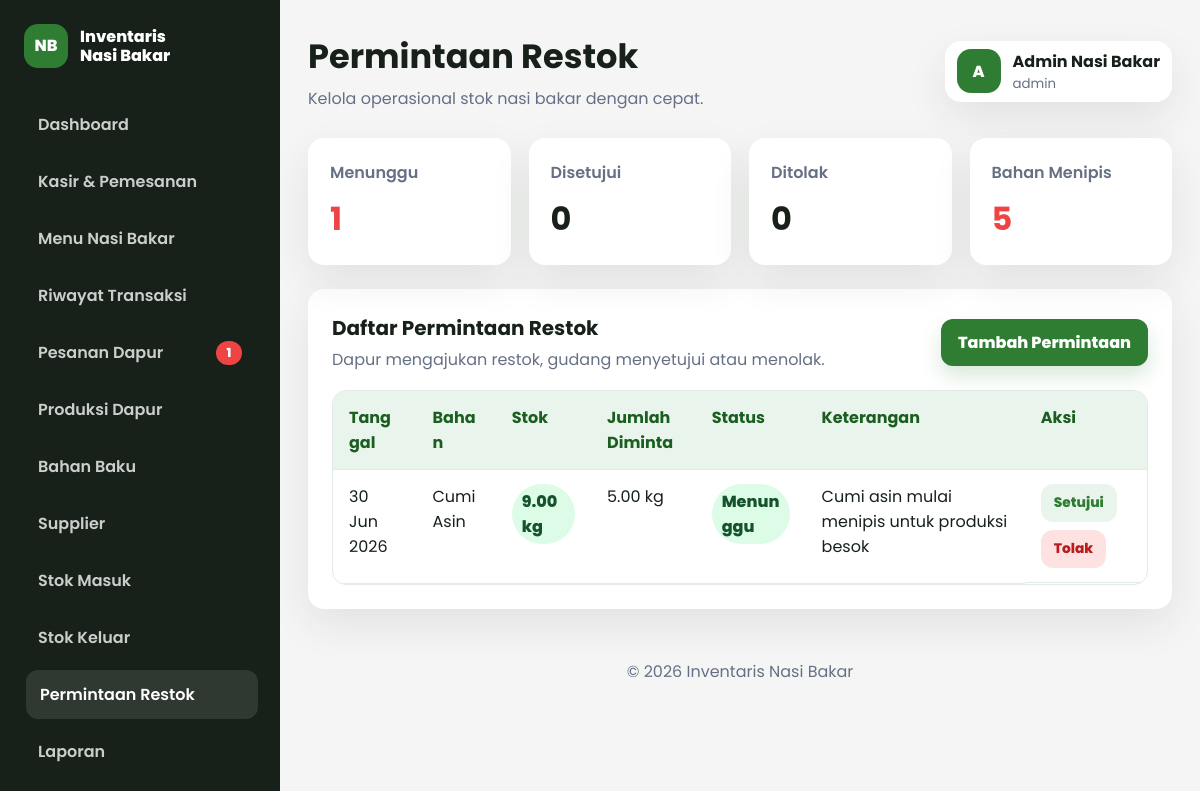
The page /dashboard/permintaan/index.php (signed in) on the database its author committed.
### tables this page shows
CREATE TABLE permintaan_restok (
    id INT AUTO_INCREMENT PRIMARY KEY,
    bahan_id INT NOT NULL,
    jumlah DECIMAL(10,2) NOT NULL,
    tanggal DATE NOT NULL,
    status ENUM('Menunggu', 'Disetujui', 'Ditolak') NOT NULL DEFAULT 'Menunggu',
    keterangan TEXT NOT NULL,
    created_at TIMESTAMP DEFAULT CURRENT_TIMESTAMP,
    CONSTRAINT fk_permintaan_bahan FOREIGN KEY (bahan_id) REFERENCES bahan_baku(id) ON UPDATE CASCADE ON DELETE RESTRICT
);

CREATE TABLE bahan_baku (
    id INT AUTO_INCREMENT PRIMARY KEY,
    nama_bahan VARCHAR(120) NOT NULL,
    stok DECIMAL(10,2) NOT NULL DEFAULT 0,
    stok_minimum DECIMAL(10,2) NOT NULL DEFAULT 10,
    satuan VARCHAR(30) NOT NULL,
    harga DECIMAL(12,2) NOT NULL DEFAULT 0,
    jenis ENUM('mentah', 'jadi') NOT NULL DEFAULT 'mentah',
    created_at TIMESTAMP DEFAULT CURRENT_TIMESTAMP
);

### includes/functions.php (called while the page is built, shortened)
<?php
function e(?string $value): string
{
    return htmlspecialchars((string) $value, ENT_QUOTES, 'UTF-8');
}
function current_role(): string
{
    $role = $_SESSION['role'] ?? '';
    return $role === 'restok' ? 'gudang' : $role;
}
function is_full_access(): bool
{
    return in_array(current_role(), ['admin', 'owner'], true);
}
function role_can_access(array $roles): bool
{
    return is_full_access() || in_array(current_role(), $roles, true);
}
function db_count(mysqli $conn, string $table, string $where = ''): int
{
    $sql = 'SELECT COUNT(*) AS total FROM ' . $table . ($where ? ' WHERE ' . $where : '');
    $result = mysqli_query($conn, $sql);
    $row = mysqli_fetch_assoc($result);
    return (int) ($row['total'] ?? 0);
}

### dashboard/permintaan/index.php (the view, shortened to what this page needs)
<?php
require_once __DIR__ . '/../../config/koneksi.php';
require_once __DIR__ . '/../../includes/functions.php';
$canCreate = role_can_access(['dapur']);
$canApprove = role_can_access(['gudang']);
$sql = "SELECT pr.*, b.nama_bahan, b.satuan, b.stok, b.stok_minimum
        FROM permintaan_restok pr
        JOIN bahan_baku b ON b.id = pr.bahan_id
        ORDER BY FIELD(pr.status, 'Menunggu', 'Disetujui', 'Ditolak'), pr.tanggal DESC, pr.id DESC";
$rows = mysqli_fetch_all(mysqli_query($conn, $sql), MYSQLI_ASSOC);
include __DIR__ . '/../../includes/header.php';
?>
<section class="stats-grid">
    <article class="stat-card danger">
        <span>Menunggu</span>
        <strong><?= db_count($conn, 'permintaan_restok', "status = 'Menunggu'"); ?></strong>
    </article>
    <article class="stat-card">
        <span>Disetujui</span>
        <strong><?= db_count($conn, 'permintaan_restok', "status = 'Disetujui'"); ?></strong>
    </article>
    <article class="stat-card">
        <span>Ditolak</span>
        <strong><?= db_count($conn, 'permintaan_restok', "status = 'Ditolak'"); ?></strong>
    </article>
    <article class="stat-card danger">
        <span>Bahan Menipis</span>
        <strong><?= db_count($conn, 'bahan_baku', 'stok <= stok_minimum'); ?></strong>
    </article>
</section>
<section class="panel">
    <div class="panel-header">
        <div>
            <h2>Daftar Permintaan Restok</h2>
            <p>Dapur mengajukan restok, gudang menyetujui atau menolak.</p>
        </div>
        <?php if ($canCreate): ?>
            <a class="btn btn-primary" href="form.php">Tambah Permintaan</a>
        <?php endif; ?>
    </div>
    <div class="table-wrap">
        <table>
            <thead>
                <tr>
                    <th>Tanggal</th>
                    <th>Bahan</th>
                    <th>Stok</th>
                    <th>Jumlah Diminta</th>
                    <th>Status</th>
                    <th>Keterangan</th>
                    <?php if ($canApprove): ?>
                        <th>Aksi</th>
                    <?php endif; ?>
                </tr>
            </thead>
            <tbody>
                <?php foreach ($rows as $row): ?>
                    <tr>
                        <td><?= e(date('d M Y', strtotime($row['tanggal']))); ?></td>
                        <td><?= e($row['nama_bahan']); ?></td>
                        <td>
                            <span class="<?= (float) $row['stok'] <= (float) $row['stok_minimum'] ? 'badge danger' : 'badge'; ?>">
                                <?= e((string) $row['stok']); ?> <?= e($row['satuan']); ?>
                            </span>
                        </td>
                        <td><?= e((string) $row['jumlah']); ?> <?= e($row['satuan']); ?></td>
                        <td><span class="badge <?= $row['status'] === 'Ditolak' ? 'danger' : ''; ?>"><?= e($row['status']); ?></span></td>
                        <td><?= e($row['keterangan'] ?: '-'); ?></td>
                        <?php if ($canApprove): ?>
                            <td class="actions">
                                <?php if ($row['status'] === 'Menunggu'): ?>
                                    <a class="btn-small" href="status.php?id=<?= (int) $row['id']; ?>&status=Disetujui">Setujui</a>
                                    <a class="btn-small danger" href="status.php?id=<?= (int) $row['id']; ?>&status=Ditolak" data-confirm="Tolak permintaan restok ini?">Tolak</a>
                                <?php else: ?>
                                    <span class="empty">Selesai</span>
                                <?php endif; ?>
                            </td>
                        <?php endif; ?>
                    </tr>
                <?php endforeach; ?>
            </tbody>
        </table>
    </div>
</section>
<?php include __DIR__ . '/../../includes/footer.php'; ?>

### assets/css/dashboard.css (style rules this page uses)
:root { --primary: #2E7D32; --primary-dark: #1B5E20; --secondary: #F5F5F5; --accent: #FFC107; --danger: #EF4444; --text: #17211A; --muted: #667085; --border: #E4EAE5; --white: #FFFFFF; --shadow: 0 16px 40px rgba(22, 39, 24, 0.09); }
* { box-sizing: border-box; }
body { margin: 0; font-family: "Poppins", sans-serif; color: var(--text); background: var(--secondary); overflow-x: hidden; }
a { color: inherit; text-decoration: none; }
.stats-grid { display: grid; grid-template-columns: repeat(auto-fit, minmax(180px, 1fr)); gap: 18px; margin-bottom: 24px; }
.stat-card, .panel { border-radius: 16px; background: var(--white); box-shadow: var(--shadow); }
.stat-card { padding: 22px; }
.stat-card span { display: block; color: var(--muted); font-weight: 600; }
.stat-card strong { display: block; margin-top: 10px; font-size: 2rem; overflow-wrap: anywhere; }
.stat-card.danger strong { color: var(--danger); }
.panel { padding: 24px; margin-bottom: 24px; }
.panel-header { display: flex; align-items: center; justify-content: space-between; gap: 16px; margin-bottom: 18px; min-width: 0; }
.panel-header h2 { margin: 0; font-size: 1.25rem; overflow-wrap: anywhere; }
.panel-header p { margin: 4px 0 0; color: var(--muted); }
.btn, .btn-small { min-height: 44px; display: inline-flex; align-items: center; justify-content: center; border: 1px solid transparent; border-radius: 12px; padding: 10px 16px; font-weight: 800; cursor: pointer; transition: background 0.2s ease, transform 0.2s ease, box-shadow 0.2s ease; text-align: center; white-space: normal; }
.btn-primary { background: var(--primary); color: var(--white); box-shadow: 0 10px 20px rgba(46, 125, 50, 0.18); }
.btn-small { min-height: 36px; padding: 8px 12px; background: #E9F5EC; color: var(--primary); font-size: 0.86rem; }
.btn-small.danger { background: #FEE2E2; color: #B91C1C; }
.table-wrap { width: 100%; overflow-x: auto; -webkit-overflow-scrolling: touch; border: 1px solid var(--border); border-radius: 14px; }
table { width: 100%; border-collapse: collapse; min-width: 720px; }
thead th { position: sticky; top: 0; z-index: 1; background: #E9F5EC; color: var(--primary-dark); text-align: left; }
th, td { padding: 14px 16px; border-bottom: 1px solid var(--border); vertical-align: top; overflow-wrap: anywhere; }
.actions { display: flex; flex-wrap: wrap; gap: 8px; align-items: center; }
.badge { display: inline-flex; min-width: 48px; justify-content: center; padding: 5px 10px; border-radius: 999px; background: #DCFCE7; color: #14532D; font-weight: 800; }
@media (max-width: 1200px) { .stats-grid { grid-template-columns: repeat(auto-fit, minmax(170px, 1fr)); } }

### rows shown on the page
permintaan_restok: tanggal "30 Jun 2026", bahan.nama_bahan "Cumi Asin", bahan.stok "9.00", bahan.satuan "kg", jumlah "5.00", status "Menunggu", keterangan "Cumi asin mulai menipis untuk produksi besok"

### other values the page prints
$sidebarNotifPesananBaru "1"
$pageTitle "Permintaan Restok"
$initial "A"
$adminName "Admin Nasi Bakar"
$roleLabel "admin"
db_count($conn, 'permintaan_restok', "status = 'Menunggu'") "1"
db_count($conn, 'permintaan_restok', "status = 'Disetujui'") "0"
db_count($conn, 'permintaan_restok', "status = 'Ditolak'") "0"
db_count($conn, 'bahan_baku', 'stok <= stok_minimum') "5"
